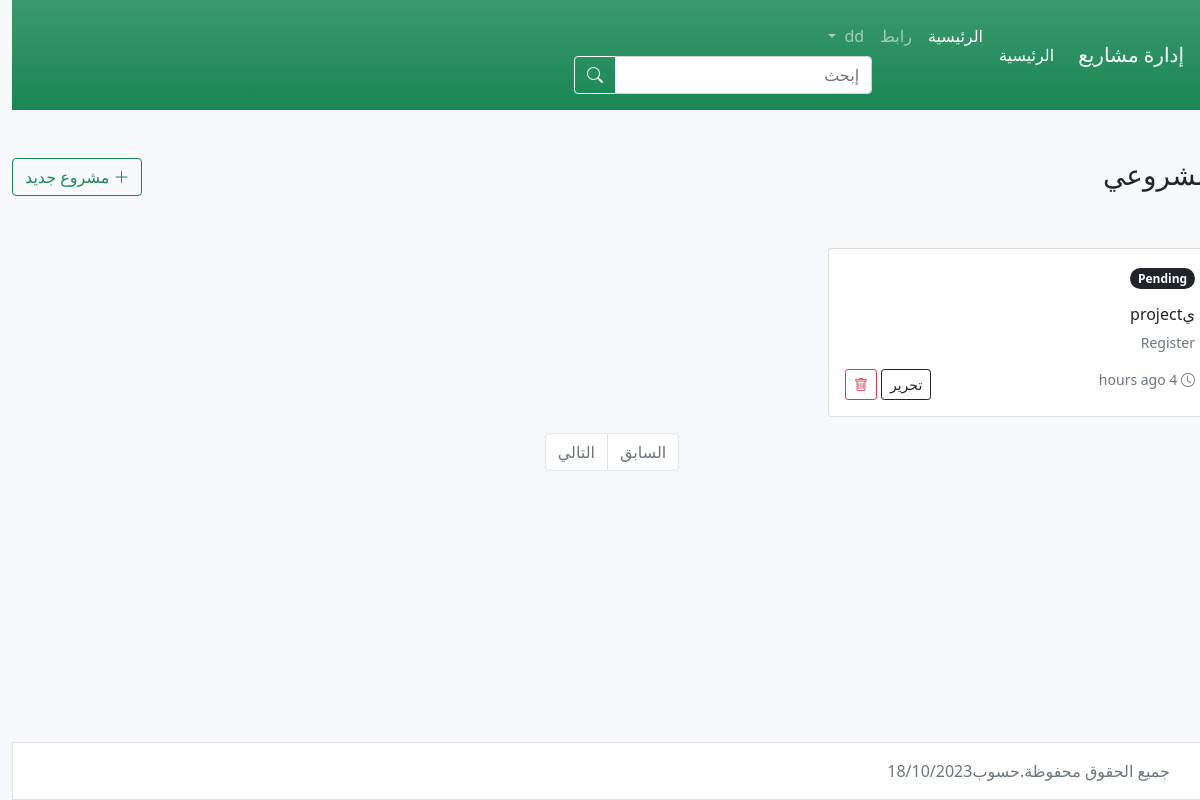
Screenshot of / (signed in) with the database file from the repository.
### myapp/models.py (models this page shows, shortened)
class Project(models.Model):
    title = models.CharField(max_length=255)
    description = models.TextField()
    status = models.IntegerField(
        choices = ProjectStatus.choices,
        default = ProjectStatus.PENDING
    )
    created_at = models.DateTimeField(auto_now_add=True)
    update_at = models.DateTimeField(auto_now=True)
    category = models.ForeignKey(Category,on_delete=models.PROTECT)
    user = models.ForeignKey(
        AUTH_USER_MODEL,
        on_delete=models.CASCADE,
        null = True
        )
    class Meta:
        verbose_name = ('Project')
        verbose_name_plural = ('Project')

### myapp/views.py (the view)
# urls.py: path('', views.ProjectListView.as_view(), name='Project_List'),
class ProjectListView(LoginRequiredMixin, ListView):
    model = models.Project
    template_name = 'project/List.html'
    paginate_by = 6
    def get_queryset(self):
        query_set = super().get_queryset()
        where ={'user_id': self.request.user}
        q = self.request.GET.get('q', None)
        if q:
            where['title__icontains'] = q
        return query_set.filter(**where)

### myapp/templates/Project/list.html (shortened to what this page needs)
{% extends "base.html" %} {% load i18n %} {% load humanize %} {% block content %}
<div class="d-flex">
  <h3 class="me-auto">{% trans 'مشروعي' %}</h3>
  <div>
    <a href="{% url 'Project_create' %}" class="btn btn-outline-success">
      <i class="bi bi-plus-lg"></i> {% trans 'مشروع جديد' %}
    </a>
  </div>
</div>
<div class="row my-5">
  {% for project in object_list %}
  <div class="col-md-4">
    <div class="card mb-3">
      <div class="card-body">
        <p>
          <span class="badge rounded-pill bg-dark"> {{ project.get_status_display }} </span>
        </p>
        <h3 class="card-title fs-6">{{ project.title }}</h3>
        <p class="card-text text-muted small">{{ project.description }}</p>
        <div class="d-flex">
          <span class="me-auto text-muted small">
            <i class="bi bi-clock"></i>
            <time datetime="{{ project.created_at }}"> {{ project.created_at|naturaltime }} </time>
          </span>
          <a href="{% url 'Project_update' project.id %}" class="btn btn-sm btn-outline-dark mx-1">
            {% trans 'تحرير' %}
          </a>
          <a href="{% url 'Project_delete' project.id %}" class="btn btn-sm btn-outline-danger">
            <i class="bi bi-trash"></i>
          </a>
        </div>
      </div>
    </div>
  </div>
  {% endfor %} {% if page_obj.paginator.count > 0 %}
  <div class="d-flex justify-content-center bd-highlight mb-3">
    <nav>
      <ul class="pagination">
        {% if page_obj.has_previous %}
        <li class="page-item">
          <a class="page-link" href="?page={{ page_obj.previous_page_number }}">
            {% trans 'Previous' %}
          </a>
        </li>
        {% else %}
        <li class="page-item disabled">
          <a class="page-link" href="#">{% trans 'السابق' %}</a>
        </li>
        {% endif %} {% if page_obj.has_next %}
        <li class="page-item">
          <a class="page-link" href="?page={{ page_obj.next_page_number }}"> {% trans 'التالي' %} </a>
        </li>
        {% else %}
        <li class="page-item disabled">
          <a class="page-link" href="#">{% trans 'التالي' %}</a>
        </li>
        {% endif %}
      </ul>
    </nav>
  </div>
  {% endif %}
</div>
{% endblock %}

### myapp/templates/partials/header.html (shortened to what this page needs)
{% load i18n %}
<nav class="navbar navbar-expand-lg navbar-dark bg-success bg-gradient p-3">
    <div class="container-fluid">
      <a class="navbar-brand" href="{% url 'Project_List' %}">{% trans 'إدارة مشاريع' %}</a>
      <div class="collapse navbar-collapse" id="navbarNav">
        <ul class="navbar-nav">
          <li class="nav-item">
            <a class="nav-link active" aria-current="page" href="{% url 'Project_List' %}">{% trans 'الرئيسية' %}</a>
          </li>
        </ul>
        {% if user.is_authenticated %}
           <ul class="navbar-nav mb-2 mb-lg-0 me-3">
            <li class="nav-item">
              <a class="nav-link active" aria-current="page" href="#">الرئيسية</a>
            </li>
            <li class="nav-item">
              <a class="nav-link" href="#">رابط</a>
            </li>
            <li class="nav-item dropdown">
              <a class="nav-link dropdown-toggle" href="#" role="button" data-bs-toggle="dropdown" aria-expanded="false">
                {{ user.username }}
              </a>
           <form method="GET" action="{% url 'Project_List' %}" class="d-flex">
            <div class="input-group">
             <input
              type="text"
              name="q"
              class="form-control"
              placeholder="{% trans 'إبحث' %}"
              value="{{ request.GET.q }}"
              />
             <button class="btn btn-outline-light" type="sumnit">
              <i class="bi bi-search"></i>
             </button>
            </div>
           </form>
        {% endif %}
      </div>
    </div>
  </nav>

### rows the page displays
Project: status "Pending", title "يproject", description "Register", created_at "4 hours ago"

### other values shown
{{ user.username }} "dd"
